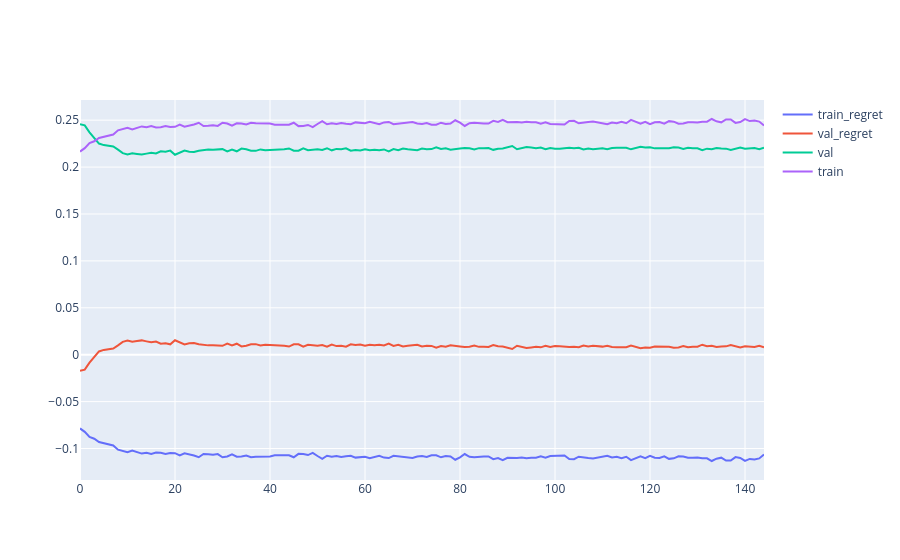

Notebook source saved alongside this figure:
### Code cell
import plotly.graph_objects as go 

fig = go.Figure()
fig.add_trace(go.Scatter(x = s_train_regret.index.values, y = s_train_regret.values, name = 'train_regret'))
fig.add_trace(go.Scatter(x = s_val_regret.index, y = s_val_regret.values, name = 'val_regret'))
fig.add_trace(go.Scatter(x = s_val.index, y = s_val.values, name = 'val'))
fig.add_trace(go.Scatter(x = s_train.index, y = s_train.values, name = 'train'))
fig.show()

### Figure 1 — Plotly figure (JSON) as saved in the notebook; plotly's stock layout.template omitted (floating-point values rounded to 4 significant figures; data arrays with more than 128 entries replaced by an {"elided": "..."} marker saying what was removed)
{"data": [{"name": "train_regret", "type": "scatter", "x": {"elided": "145 int values"}, "y": {"elided": "145 float values"}}, {"name": "val_regret", "type": "scatter", "x": {"elided": "145 int values"}, "y": {"elided": "145 float values"}}, {"name": "val", "type": "scatter", "x": {"elided": "145 int values"}, "y": {"elided": "145 float values"}}, {"name": "train", "type": "scatter", "x": {"elided": "145 int values"}, "y": {"elided": "145 float values"}}], "layout": {}}
